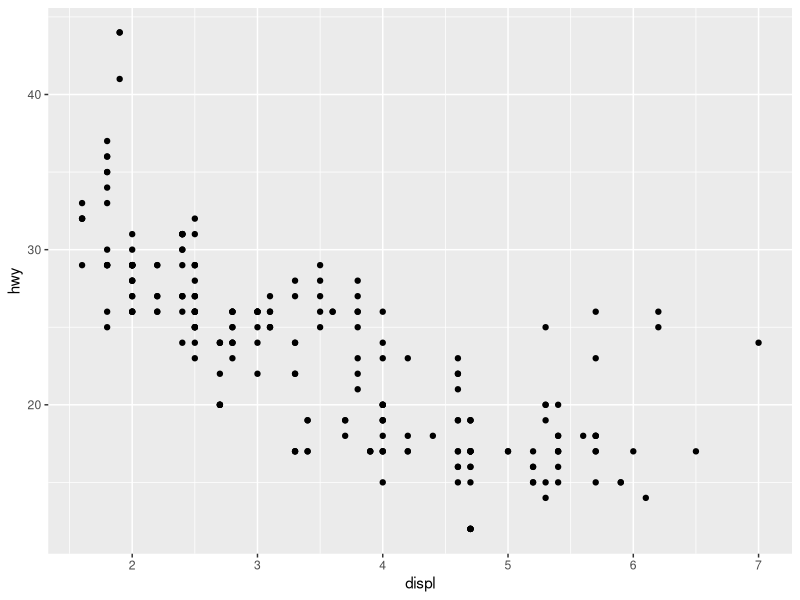
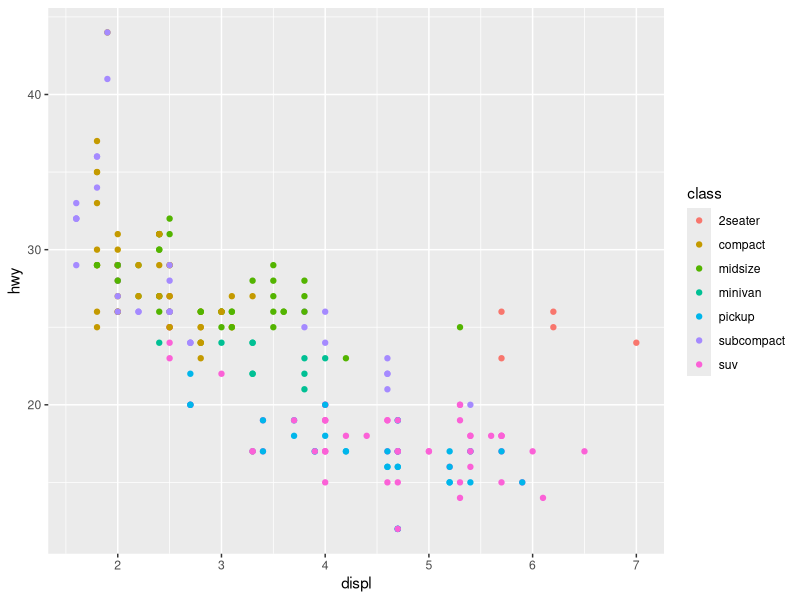
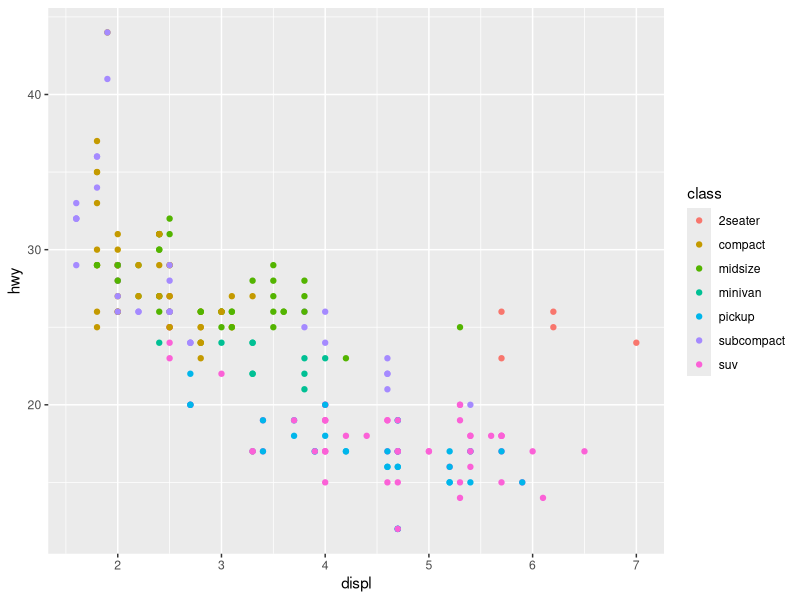
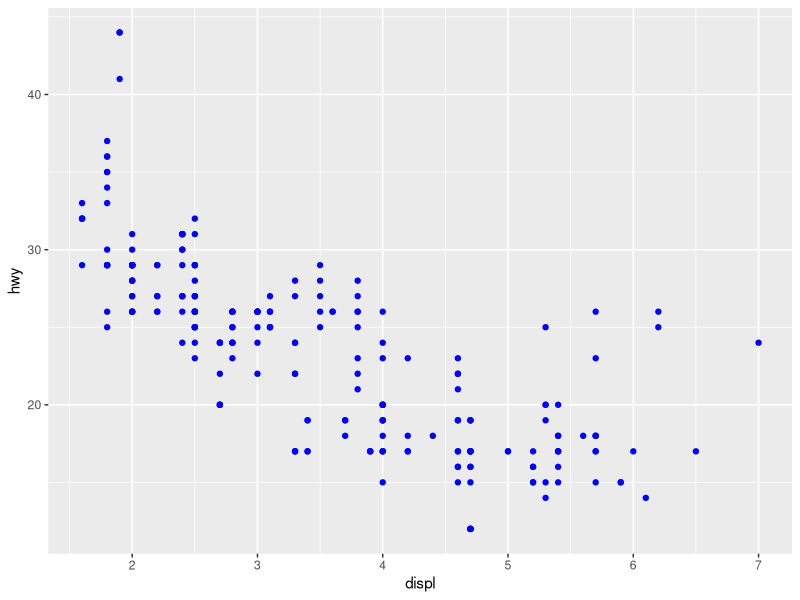

The R script that drew these images, in order:
library(ggplot2) # importing the library
library(pillar)

?ggplot2 # Documentation

# Do cars with big engines use more fuel than cars with small engines?
mpg
unique(mpg$manufacturer) # unique values of manufacturer column

ggplot2::mpg

# mpg: displ, car's engine size, litres
# mpg: hwy, fuel efficiency on the highway (miles per gallon or mpg)

# Creating ggplot

ggplot(data = mpg) + geom_point(mapping=aes(x=displ, y=hwy))

# ggplot(data = DATASET) + GEOM_FUNCTION(mappings=aes(MAPPINGS))

glimpse(mpg)

# displ, hwy, class
# aesthetic: visual property; Ex. size , color, shape

ggplot(data=mpg) + 
  geom_point(mapping = aes(x = displ, y = hwy, color = class))

ggplot(data=mpg) + 
  geom_point(mapping = aes(x = displ, y = hwy, color = class))

ggplot(data=mpg) + 
  geom_point(mapping = aes(x = displ, y = hwy), color="blue")
